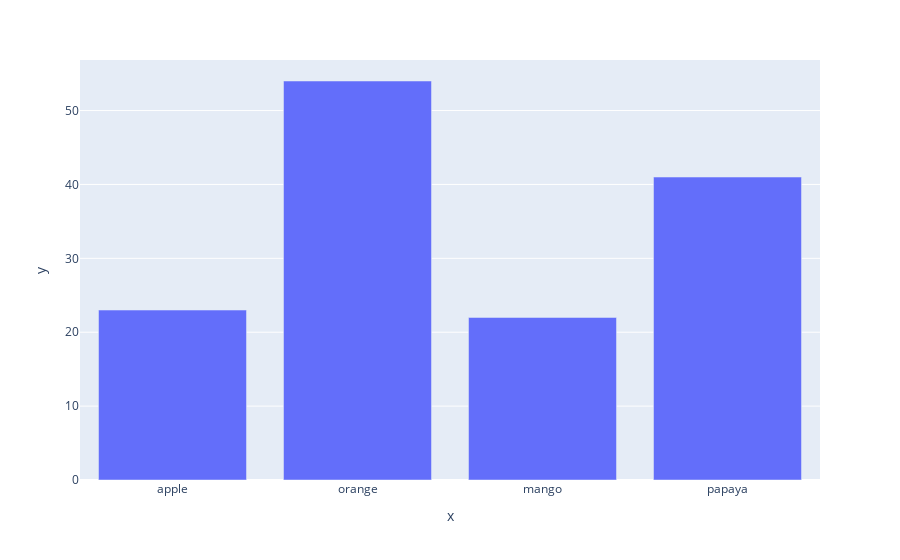

Source (notebook cell):
### Code cell
import plotly.express as px
fig = px.bar(x=xx,y=yy)
fig.show()

### Figure 1 — Plotly figure (JSON) as saved in the notebook; plotly's stock layout.template omitted (floating-point values rounded to 4 significant figures)
{"data": [{"alignmentgroup": "True", "hovertemplate": "x=%{x}<br>y=%{y}<extra></extra>", "legendgroup": "", "marker": {"color": "#636efa", "pattern": {"shape": ""}}, "name": "", "offsetgroup": "", "orientation": "v", "showlegend": false, "textposition": "auto", "type": "bar", "x": ["apple", "orange", "mango", "papaya"], "xaxis": "x", "y": [23, 54, 22, 41], "yaxis": "y"}], "layout": {"barmode": "relative", "legend": {"tracegroupgap": 0}, "margin": {"t": 60}, "xaxis": {"anchor": "y", "domain": [0, 1], "title": {"text": "x"}}, "yaxis": {"anchor": "x", "domain": [0, 1], "title": {"text": "y"}}}}
